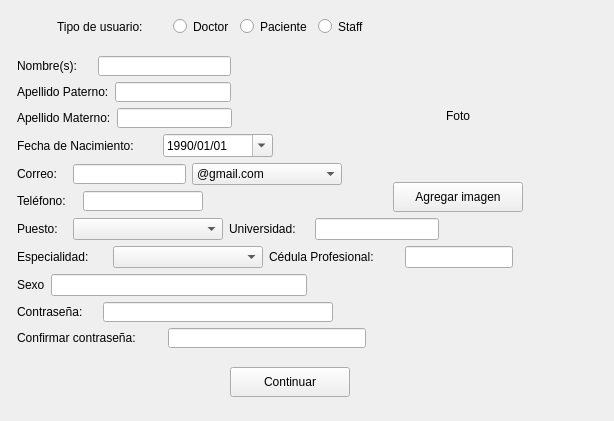
          <widget class="QWidget" name="page_registro">
           <layout class="QGridLayout" name="gridLayout_59">
            <item row="0" column="0" rowspan="2" colspan="2">
             <spacer name="horizontalSpacer_102">
              <property name="orientation">
               <enum>Qt::Horizontal</enum>
              </property>
              <property name="sizeHint" stdset="0">
               <size>
                <width>40</width>
                <height>20</height>
               </size>
              </property>
             </spacer>
            </item>
            <item row="0" column="2" rowspan="2">
             <spacer name="horizontalSpacer_103">
              <property name="orientation">
               <enum>Qt::Horizontal</enum>
              </property>
              <property name="sizeHint" stdset="0">
               <size>
                <width>40</width>
                <height>20</height>
               </size>
              </property>
             </spacer>
            </item>
            <item row="1" column="1">
             <layout class="QHBoxLayout" name="horizontalLayout_76">
              <item>
               <layout class="QHBoxLayout" name="horizontalLayout_5">
                <item>
                 <spacer name="horizontalSpacer_101">
                  <property name="orientation">
                   <enum>Qt::Horizontal</enum>
                  </property>
                  <property name="sizeHint" stdset="0">
                   <size>
                    <width>40</width>
                    <height>20</height>
                   </size>
                  </property>
                 </spacer>
                </item>
                <item>
                 <widget class="QLabel" name="label_tipoUsuario">
                  <property name="minimumSize">
                   <size>
                    <width>110</width>
                    <height>17</height>
                   </size>
                  </property>
                  <property name="maximumSize">
                   <size>
                    <width>16777215</width>
                    <height>17</height>
                   </size>
                  </property>
                  <property name="text">
                   <string>Tipo de usuario:</string>
                  </property>
                 </widget>
                </item>
                <item>
                 <widget class="QRadioButton" name="radioButton_doc">
                  <property name="minimumSize">
                   <size>
                    <width>55</width>
                    <height>17</height>
                   </size>
                  </property>
                  <property name="maximumSize">
                   <size>
                    <width>16777215</width>
                    <height>17</height>
                   </size>
                  </property>
                  <property name="text">
                   <string>Doctor</string>
                  </property>
                 </widget>
                </item>
                <item>
                 <widget class="QRadioButton" name="radioButton_paciente">
                  <property name="minimumSize">
                   <size>
                    <width>64</width>
                    <height>17</height>
                   </size>
                  </property>
                  <property name="maximumSize">
                   <size>
                    <width>16777215</width>
                    <height>17</height>
                   </size>
                  </property>
                  <property name="text">
                   <string>Paciente</string>
                  </property>
                 </widget>
                </item>
                <item>
                 <widget class="QRadioButton" name="radioButton_staff">
                  <property name="minimumSize">
                   <size>
                    <width>47</width>
                    <height>17</height>
                   </size>
                  </property>
                  <property name="maximumSize">
                   <size>
                    <width>16777215</width>
                    <height>17</height>
                   </size>
                  </property>
                  <property name="text">
                   <string>Staff</string>
                  </property>
                 </widget>
                </item>
               </layout>
              </item>
              <item>
               <spacer name="horizontalSpacer_24">
                <property name="orientation">
                 <enum>Qt::Horizontal</enum>
                </property>
                <property name="sizeHint" stdset="0">
                 <size>
                  <width>40</width>
                  <height>20</height>
                 </size>
                </property>
               </spacer>
              </item>
             </layout>
            </item>
            <item row="2" column="1">
             <spacer name="verticalSpacer_25">
              <property name="orientation">
               <enum>Qt::Vertical</enum>
              </property>
              <property name="sizeType">
               <enum>QSizePolicy::Expanding</enum>
              </property>
              <property name="sizeHint" stdset="0">
               <size>
                <width>506</width>
                <height>13</height>
               </size>
              </property>
             </spacer>
            </item>
            <item row="3" column="1">
             <layout class="QHBoxLayout" name="horizontalLayout_70">
              <item>
               <layout class="QVBoxLayout" name="verticalLayout_30">
                <item>
                 <layout class="QHBoxLayout" name="horizontalLayout_6">
                  <item>
                   <widget class="QLabel" name="label_nombres">
                    <property name="minimumSize">
                     <size>
                      <width>75</width>
                      <height>20</height>
                     </size>
                    </property>
                    <property name="text">
                     <string>Nombre(s):</string>
                    </property>
                   </widget>
                  </item>
                  <item>
                   <widget class="QLineEdit" name="lineEdit_nombre">
                    <property name="minimumSize">
                     <size>
                      <width>133</width>
                      <height>20</height>
                     </size>
                    </property>
                    <property name="maximumSize">
                     <size>
                      <width>133</width>
                      <height>20</height>
                     </size>
                    </property>
                   </widget>
                  </item>
                  <item>
                   <spacer name="horizontalSpacer_75">
                    <property name="orientation">
                     <enum>Qt::Horizontal</enum>
                    </property>
                    <property name="sizeHint" stdset="0">
                     <size>
                      <width>40</width>
                      <height>20</height>
                     </size>
                    </property>
                   </spacer>
                  </item>
                 </layout>
                </item>
                <item>
                 <layout class="QHBoxLayout" name="horizontalLayout_8">
                  <item>
                   <widget class="QLabel" name="label_apePaterno">
                    <property name="text">
                     <string>Apellido Paterno:</string>
                    </property>
                   </widget>
                  </item>
                  <item>
                   <widget class="QLineEdit" name="lineEdit_apePaterno">
                    <property name="minimumSize">
                     <size>
                      <width>113</width>
                      <height>20</height>
                     </size>
                    </property>
                    <property name="maximumSize">
                     <size>
                      <width>135</width>
                      <height>20</height>
                     </size>
                    </property>
                   </widget>
                  </item>
                  <item>
                   <spacer name="horizontalSpacer_76">
                    <property name="orientation">
                     <enum>Qt::Horizontal</enum>
                    </property>
                    <property name="sizeHint" stdset="0">
                     <size>
                      <width>40</width>
                      <height>20</height>
                     </size>
                    </property>
                   </spacer>
                  </item>
                 </layout>
                </item>
                <item>
                 <layout class="QHBoxLayout" name="horizontalLayout_7">
                  <item>
                   <widget class="QLabel" name="label_apeMaterno">
                    <property name="text">
                     <string>Apellido Materno:</string>
                    </property>
                   </widget>
                  </item>
                  <item>
                   <widget class="QLineEdit" name="lineEdit_apeMaterno">
                    <property name="minimumSize">
                     <size>
                      <width>113</width>
                      <height>20</height>
                     </size>
                    </property>
                    <property name="maximumSize">
                     <size>
                      <width>133</width>
                      <height>20</height>
                     </size>
                    </property>
                   </widget>
                  </item>
                  <item>
                   <spacer name="horizontalSpacer_77">
                    <property name="orientation">
                     <enum>Qt::Horizontal</enum>
                    </property>
                    <property name="sizeHint" stdset="0">
                     <size>
                      <width>40</width>
                      <height>20</height>
                     </size>
                    </property>
                   </spacer>
                  </item>
                 </layout>
                </item>
                <item>
                 <layout class="QHBoxLayout" name="horizontalLayout_9">
                  <item>
                   <widget class="QLabel" name="label_fNacimiento">
                    <property name="minimumSize">
                     <size>
                      <width>140</width>
                      <height>18</height>
                     </size>
                    </property>
                    <property name="text">
                     <string>Fecha de Nacimiento:</string>
                    </property>
                   </widget>
                  </item>
                  <item>
                   <widget class="QDateEdit" name="dateEdit_fNacimiento">
                    <property name="minimumSize">
                     <size>
                      <width>110</width>
                      <height>18</height>
                     </size>
                    </property>
                    <property name="maximumSize">
                     <size>
                      <width>110</width>
                      <height>16777215</height>
                     </size>
                    </property>
                    <property name="dateTime">
                     <datetime>
                      <hour>0</hour>
                      <minute>0</minute>
                      <second>0</second>
                      <year>1990</year>
                      <month>1</month>
                      <day>1</day>
                     </datetime>
                    </property>
                    <property name="maximumDate">
                     <date>
                      <year>2001</year>
                      <month>12</month>
                      <day>31</day>
                     </date>
                    </property>
                    <property name="displayFormat">
                     <string>yyyy/MM/dd</string>
                    </property>
                    <property name="calendarPopup">
                     <bool>true</bool>
                    </property>
                   </widget>
                  </item>
                  <item>
                   <spacer name="horizontalSpacer_78">
                    <property name="orientation">
                     <enum>Qt::Horizontal</enum>
                    </property>
                    <property name="sizeHint" stdset="0">
                     <size>
                      <width>40</width>
                      <height>20</height>
                     </size>
                    </property>
                   </spacer>
                  </item>
                 </layout>
                </item>
                <item>
                 <layout class="QHBoxLayout" name="horizontalLayout_10">
                  <item>
                   <widget class="QLabel" name="label_email">
                    <property name="minimumSize">
                     <size>
                      <width>50</width>
                      <height>20</height>
                     </size>
                    </property>
                    <property name="text">
                     <string>Correo:</string>
                    </property>
                   </widget>
                  </item>
                  <item>
                   <widget class="QLineEdit" name="lineEdit_email">
                    <property name="minimumSize">
                     <size>
                      <width>113</width>
                      <height>20</height>
                     </size>
                    </property>
                    <property name="maximumSize">
                     <size>
                      <width>133</width>
                      <height>20</height>
                     </size>
                    </property>
                   </widget>
                  </item>
                  <item>
                   <widget class="QComboBox" name="comboBox_email">
                    <property name="minimumSize">
                     <size>
                      <width>150</width>
                      <height>20</height>
                     </size>
                    </property>
                    <property name="maximumSize">
                     <size>
                      <width>150</width>
                      <height>16777215</height>
                     </size>
                    </property>
                    <item>
                     <property name="text">
                      <string>@gmail.com</string>
                     </property>
                    </item>
                    <item>
                     <property name="text">
                      <string>@hotmail.com</string>
                     </property>
                    </item>
                    <item>
                     <property name="text">
                      <string>@live.com</string>
                     </property>
                    </item>
                    <item>
                     <property name="text">
                      <string>@outlook.com</string>
                     </property>
                    </item>
                    <item>
                     <property name="text">
                      <string>@yahoo.com.mx</string>
                     </property>
                    </item>
                   </widget>
                  </item>
                  <item>
                   <spacer name="horizontalSpacer_79">
                    <property name="orientation">
                     <enum>Qt::Horizontal</enum>
                    </property>
                    <property name="sizeHint" stdset="0">
                     <size>
                      <width>5</width>
                      <height>20</height>
                     </size>
                    </property>
                   </spacer>
                  </item>
                 </layout>
                </item>
                <item>
                 <layout class="QHBoxLayout" name="horizontalLayout_11">
                  <item>
                   <widget class="QLabel" name="label_telefono">
                    <property name="minimumSize">
                     <size>
                      <width>60</width>
                      <height>20</height>
                     </size>
                    </property>
                    <property name="text">
                     <string>Teléfono:</string>
                    </property>
                   </widget>
                  </item>
                  <item>
                   <widget class="QLineEdit" name="lineEdit_telefono">
                    <property name="minimumSize">
                     <size>
                      <width>120</width>
                      <height>20</height>
                     </size>
                    </property>
                    <property name="maximumSize">
                     <size>
                      <width>120</width>
                      <height>20</height>
                     </size>
                    </property>
                    <property name="maxLength">
                     <number>10</number>
                    </property>
                   </widget>
                  </item>
                  <item>
                   <spacer name="horizontalSpacer_73">
                    <property name="orientation">
                     <enum>Qt::Horizontal</enum>
                    </property>
                    <property name="sizeHint" stdset="0">
                     <size>
                      <width>40</width>
                      <height>20</height>
                     </size>
                    </property>
                   </spacer>
                  </item>
                 </layout>
                </item>
               </layout>
              </item>
              <item>
               <spacer name="horizontalSpacer_71">
                <property name="orientation">
                 <enum>Qt::Horizontal</enum>
                </property>
                <property name="sizeHint" stdset="0">
                 <size>
                  <width>40</width>
                  <height>20</height>
                 </size>
                </property>
               </spacer>
              </item>
              <item>
               <layout class="QVBoxLayout" name="verticalLayout_3">
                <item>
                 <layout class="QHBoxLayout" name="horizontalLayout_23">
                  <item alignment="Qt::AlignHCenter|Qt::AlignVCenter">
                   <widget class="QLabel" name="label_imgPerfil">
                    <property name="sizePolicy">
                     <sizepolicy hsizetype="Fixed" vsizetype="Fixed">
                      <horstretch>0</horstretch>
                      <verstretch>0</verstretch>
                     </sizepolicy>
                    </property>
                    <property name="minimumSize">
                     <size>
                      <width>120</width>
                      <height>120</height>
                     </size>
                    </property>
                    <property name="maximumSize">
                     <size>
                      <width>120</width>
                      <height>120</height>
                     </size>
                    </property>
                    <property name="text">
                     <string>Foto</string>
                    </property>
                    <property name="alignment">
                     <set>Qt::AlignCenter</set>
                    </property>
                   </widget>
                  </item>
                 </layout>
                </item>
                <item>
                 <layout class="QHBoxLayout" name="horizontalLayout_24">
                  <item>
                   <widget class="QPushButton" name="pushButton_imgPerfil">
                    <property name="minimumSize">
                     <size>
                      <width>130</width>
                      <height>30</height>
                     </size>
                    </property>
                    <property name="text">
                     <string>Agregar imagen</string>
                    </property>
                   </widget>
                  </item>
                 </layout>
                </item>
               </layout>
              </item>
              <item>
               <spacer name="horizontalSpacer_72">
                <property name="orientation">
                 <enum>Qt::Horizontal</enum>
                </property>
                <property name="sizeHint" stdset="0">
                 <size>
                  <width>40</width>
                  <height>20</height>
                 </size>
                </property>
               </spacer>
              </item>
             </layout>
            </item>
            <item row="4" column="1">
             <layout class="QHBoxLayout" name="horizontalLayout_73">
              <item>
               <layout class="QHBoxLayout" name="horizontalLayout_17">
                <item>
                 <layout class="QHBoxLayout" name="horizontalLayout_18">
                  <item>
                   <widget class="QLabel" name="label_puesto">
                    <property name="minimumSize">
                     <size>
                      <width>50</width>
                      <height>20</height>
                     </size>
                    </property>
                    <property name="text">
                     <string>Puesto:</string>
                    </property>
                   </widget>
                  </item>
                  <item>
                   <widget class="QComboBox" name="comboBox_puesto">
                    <property name="minimumSize">
                     <size>
                      <width>150</width>
                      <height>0</height>
                     </size>
                    </property>
                   </widget>
                  </item>
                 </layout>
                </item>
                <item>
                 <widget class="QLabel" name="label_universidad">
                  <property name="minimumSize">
                   <size>
                    <width>80</width>
                    <height>20</height>
                   </size>
                  </property>
                  <property name="text">
                   <string>Universidad:</string>
                  </property>
                 </widget>
                </item>
                <item>
                 <widget class="QLineEdit" name="lineEdit_universidad">
                  <property name="minimumSize">
                   <size>
                    <width>0</width>
                    <height>0</height>
                   </size>
                  </property>
                  <property name="maximumSize">
                   <size>
                    <width>140</width>
                    <height>16777215</height>
                   </size>
                  </property>
                 </widget>
                </item>
                <item>
                 <spacer name="horizontalSpacer_74">
                  <property name="orientation">
                   <enum>Qt::Horizontal</enum>
                  </property>
                  <property name="sizeType">
                   <enum>QSizePolicy::Expanding</enum>
                  </property>
                  <property name="sizeHint" stdset="0">
                   <size>
                    <width>40</width>
                    <height>20</height>
                   </size>
                  </property>
                 </spacer>
                </item>
               </layout>
              </item>
             </layout>
            </item>
            <item row="5" column="1">
             <layout class="QHBoxLayout" name="horizontalLayout_74">
              <item>
               <layout class="QHBoxLayout" name="horizontalLayout_15">
                <item>
                 <widget class="QLabel" name="label_especiDoc">
                  <property name="minimumSize">
                   <size>
                    <width>90</width>
                    <height>20</height>
                   </size>
                  </property>
                  <property name="text">
                   <string>Especialidad:</string>
                  </property>
                 </widget>
                </item>
                <item>
                 <widget class="QComboBox" name="comboBox_especiDoc">
                  <property name="minimumSize">
                   <size>
                    <width>150</width>
                    <height>0</height>
                   </size>
                  </property>
                 </widget>
                </item>
               </layout>
              </item>
              <item>
               <layout class="QHBoxLayout" name="horizontalLayout_16">
                <item>
                 <widget class="QLabel" name="label_cedula">
                  <property name="minimumSize">
                   <size>
                    <width>130</width>
                    <height>20</height>
                   </size>
                  </property>
                  <property name="text">
                   <string>Cédula Profesional:</string>
                  </property>
                 </widget>
                </item>
                <item>
                 <widget class="QLineEdit" name="lineEdit_cedula">
                  <property name="minimumSize">
                   <size>
                    <width>0</width>
                    <height>0</height>
                   </size>
                  </property>
                  <property name="maximumSize">
                   <size>
                    <width>16777215</width>
                    <height>16777215</height>
                   </size>
                  </property>
                  <property name="maxLength">
                   <number>10</number>
                  </property>
                 </widget>
                </item>
                <item>
                 <spacer name="horizontalSpacer_22">
                  <property name="orientation">
                   <enum>Qt::Horizontal</enum>
                  </property>
                  <property name="sizeHint" stdset="0">
                   <size>
                    <width>40</width>
                    <height>20</height>
                   </size>
                  </property>
                 </spacer>
                </item>
               </layout>
              </item>
             </layout>
            </item>
            <item row="6" column="1">
             <layout class="QHBoxLayout" name="horizontalLayout_75">
              <item>
               <widget class="QLabel" name="label_36">
                <property name="text">
                 <string>Sexo</string>
                </property>
               </widget>
              </item>
              <item>
               <widget class="QLineEdit" name="le_sexo"/>
              </item>
              <item>
               <spacer name="horizontalSpacer_110">
                <property name="orientation">
                 <enum>Qt::Horizontal</enum>
                </property>
                <property name="sizeHint" stdset="0">
                 <size>
                  <width>40</width>
                  <height>20</height>
                 </size>
                </property>
               </spacer>
              </item>
             </layout>
            </item>
            <item row="7" column="1">
             <layout class="QVBoxLayout" name="verticalLayout_29">
              <item>
               <layout class="QHBoxLayout" name="horizontalLayout_12">
                <item>
                 <widget class="QLabel" name="label_passwordRegistro1">
                  <property name="minimumSize">
                   <size>
                    <width>80</width>
                    <height>20</height>
                   </size>
                  </property>
                  <property name="text">
                   <string>Contraseña:</string>
                  </property>
                 </widget>
                </item>
                <item>
                 <widget class="QLineEdit" name="lineEdit_password1">
                  <property name="minimumSize">
                   <size>
                    <width>133</width>
                    <height>20</height>
                   </size>
                  </property>
                  <property name="maximumSize">
                   <size>
                    <width>16777215</width>
                    <height>20</height>
                   </size>
                  </property>
                 </widget>
                </item>
                <item>
                 <spacer name="horizontalSpacer_25">
                  <property name="orientation">
                   <enum>Qt::Horizontal</enum>
                  </property>
                  <property name="sizeHint" stdset="0">
                   <size>
                    <width>40</width>
                    <height>20</height>
                   </size>
                  </property>
                 </spacer>
                </item>
               </layout>
              </item>
              <item>
               <layout class="QHBoxLayout" name="horizontalLayout_13">
                <item>
                 <widget class="QLabel" name="label_passwordRegistro2">
                  <property name="minimumSize">
                   <size>
                    <width>145</width>
                    <height>20</height>
                   </size>
                  </property>
                  <property name="text">
                   <string>Confirmar contraseña:</string>
                  </property>
                 </widget>
                </item>
                <item>
                 <widget class="QLineEdit" name="lineEdit_password2">
                  <property name="minimumSize">
                   <size>
                    <width>133</width>
                    <height>20</height>
                   </size>
                  </property>
                  <property name="maximumSize">
                   <size>
                    <width>16777215</width>
                    <height>20</height>
                   </size>
                  </property>
                 </widget>
                </item>
                <item>
                 <spacer name="horizontalSpacer_21">
                  <property name="orientation">
                   <enum>Qt::Horizontal</enum>
                  </property>
                  <property name="sizeHint" stdset="0">
                   <size>
                    <width>40</width>
                    <height>20</height>
                   </size>
                  </property>
                 </spacer>
                </item>
               </layout>
              </item>
             </layout>
            </item>
            <item row="8" column="1">
             <layout class="QVBoxLayout" name="verticalLayout_31">
              <item>
               <spacer name="verticalSpacer_26">
                <property name="orientation">
                 <enum>Qt::Vertical</enum>
                </property>
                <property name="sizeType">
                 <enum>QSizePolicy::Expanding</enum>
                </property>
                <property name="sizeHint" stdset="0">
                 <size>
                  <width>158</width>
                  <height>13</height>
                 </size>
                </property>
               </spacer>
              </item>
              <item>
               <layout class="QHBoxLayout" name="horizontalLayout_14">
                <item>
                 <spacer name="horizontalSpacer_10">
                  <property name="orientation">
                   <enum>Qt::Horizontal</enum>
                  </property>
                  <property name="sizeHint" stdset="0">
                   <size>
                    <width>40</width>
                    <height>20</height>
                   </size>
                  </property>
                 </spacer>
                </item>
                <item>
                 <widget class="QPushButton" name="pushButton_registrarse">
                  <property name="minimumSize">
                   <size>
                    <width>120</width>
                    <height>30</height>
                   </size>
                  </property>
                  <property name="text">
                   <string>Continuar</string>
                  </property>
                 </widget>
                </item>
                <item>
                 <spacer name="horizontalSpacer_11">
                  <property name="orientation">
                   <enum>Qt::Horizontal</enum>
                  </property>
                  <property name="sizeHint" stdset="0">
                   <size>
                    <width>40</width>
                    <height>20</height>
                   </size>
                  </property>
                 </spacer>
                </item>
               </layout>
              </item>
              <item>
               <spacer name="verticalSpacer_27">
                <property name="orientation">
                 <enum>Qt::Vertical</enum>
                </property>
                <property name="sizeType">
                 <enum>QSizePolicy::MinimumExpanding</enum>
                </property>
                <property name="sizeHint" stdset="0">
                 <size>
                  <width>20</width>
                  <height>13</height>
                 </size>
                </property>
               </spacer>
              </item>
             </layout>
            </item>
           </layout>
          </widget>
